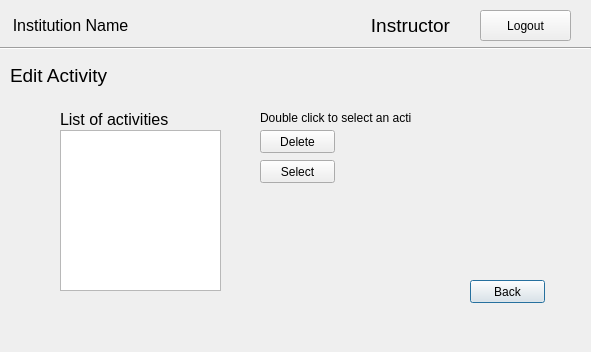
<?xml version="1.0" encoding="UTF-8"?>
<ui version="4.0">
 <class>editActivity1</class>
 <widget class="QDialog" name="editActivity1">
  <property name="geometry">
   <rect>
    <x>0</x>
    <y>0</y>
    <width>591</width>
    <height>352</height>
   </rect>
  </property>
  <property name="windowTitle">
   <string>Dialog</string>
  </property>
  <widget class="QPushButton" name="pushButton">
   <property name="geometry">
    <rect>
     <x>470</x>
     <y>280</y>
     <width>75</width>
     <height>23</height>
    </rect>
   </property>
   <property name="text">
    <string>Back</string>
   </property>
  </widget>
  <widget class="QLabel" name="label">
   <property name="geometry">
    <rect>
     <x>60</x>
     <y>110</y>
     <width>121</width>
     <height>16</height>
    </rect>
   </property>
   <property name="text">
    <string>&lt;html&gt;&lt;head/&gt;&lt;body&gt;&lt;p&gt;&lt;span style=&quot; font-size:12pt;&quot;&gt;List of activities&lt;/span&gt;&lt;/p&gt;&lt;/body&gt;&lt;/html&gt;</string>
   </property>
  </widget>
  <widget class="QPushButton" name="pushButton_6">
   <property name="geometry">
    <rect>
     <x>480</x>
     <y>10</y>
     <width>91</width>
     <height>31</height>
    </rect>
   </property>
   <property name="text">
    <string>Logout</string>
   </property>
  </widget>
  <widget class="QLabel" name="label_7">
   <property name="geometry">
    <rect>
     <x>-10</x>
     <y>10</y>
     <width>161</width>
     <height>31</height>
    </rect>
   </property>
   <property name="text">
    <string>&lt;html&gt;&lt;head/&gt;&lt;body&gt;&lt;p align=&quot;center&quot;&gt;&lt;span style=&quot; font-size:12pt;&quot;&gt;Institution Name&lt;/span&gt;&lt;/p&gt;&lt;/body&gt;&lt;/html&gt;</string>
   </property>
  </widget>
  <widget class="QLabel" name="label_2">
   <property name="geometry">
    <rect>
     <x>10</x>
     <y>60</y>
     <width>101</width>
     <height>31</height>
    </rect>
   </property>
   <property name="text">
    <string>&lt;html&gt;&lt;head/&gt;&lt;body&gt;&lt;p&gt;&lt;span style=&quot; font-size:14pt;&quot;&gt;Edit Activity&lt;/span&gt;&lt;/p&gt;&lt;/body&gt;&lt;/html&gt;</string>
   </property>
  </widget>
  <widget class="Line" name="line">
   <property name="geometry">
    <rect>
     <x>-20</x>
     <y>40</y>
     <width>611</width>
     <height>16</height>
    </rect>
   </property>
   <property name="orientation">
    <enum>Qt::Horizontal</enum>
   </property>
  </widget>
  <widget class="QListView" name="activityList">
   <property name="geometry">
    <rect>
     <x>60</x>
     <y>130</y>
     <width>161</width>
     <height>161</height>
    </rect>
   </property>
  </widget>
  <widget class="QLabel" name="label_6">
   <property name="geometry">
    <rect>
     <x>330</x>
     <y>10</y>
     <width>161</width>
     <height>31</height>
    </rect>
   </property>
   <property name="text">
    <string>&lt;html&gt;&lt;head/&gt;&lt;body&gt;&lt;p align=&quot;center&quot;&gt;&lt;span style=&quot; font-size:14pt;&quot;&gt;Instructor&lt;/span&gt;&lt;/p&gt;&lt;/body&gt;&lt;/html&gt;</string>
   </property>
  </widget>
  <widget class="QPushButton" name="pushButton_delete">
   <property name="geometry">
    <rect>
     <x>260</x>
     <y>130</y>
     <width>75</width>
     <height>23</height>
    </rect>
   </property>
   <property name="text">
    <string>Delete</string>
   </property>
  </widget>
  <widget class="QPushButton" name="pushButton_select">
   <property name="geometry">
    <rect>
     <x>260</x>
     <y>160</y>
     <width>75</width>
     <height>23</height>
    </rect>
   </property>
   <property name="text">
    <string>Select</string>
   </property>
  </widget>
  <widget class="QLabel" name="label_3">
   <property name="geometry">
    <rect>
     <x>260</x>
     <y>110</y>
     <width>151</width>
     <height>16</height>
    </rect>
   </property>
   <property name="text">
    <string>Double click to select an activity</string>
   </property>
  </widget>
 </widget>
 <resources/>
 <connections/>
</ui>
